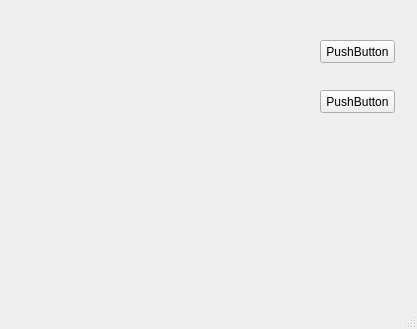
<?xml version="1.0" encoding="UTF-8"?>
<ui version="4.0">
 <class>MainWindow</class>
 <widget class="QMainWindow" name="MainWindow">
  <property name="geometry">
   <rect>
    <x>0</x>
    <y>0</y>
    <width>417</width>
    <height>329</height>
   </rect>
  </property>
  <property name="windowTitle">
   <string>MainWindow</string>
  </property>
  <widget class="QWidget" name="centralwidget">
   <widget class="QWidget" name="verticalLayoutWidget">
    <property name="geometry">
     <rect>
      <x>100</x>
      <y>30</y>
      <width>160</width>
      <height>80</height>
     </rect>
    </property>
    <layout class="QVBoxLayout" name="verticalLayout"/>
   </widget>
   <widget class="QPushButton" name="pushButton">
    <property name="geometry">
     <rect>
      <x>320</x>
      <y>40</y>
      <width>75</width>
      <height>23</height>
     </rect>
    </property>
    <property name="text">
     <string>PushButton</string>
    </property>
   </widget>
   <widget class="QPushButton" name="pushButton_2">
    <property name="geometry">
     <rect>
      <x>320</x>
      <y>90</y>
      <width>75</width>
      <height>23</height>
     </rect>
    </property>
    <property name="text">
     <string>PushButton</string>
    </property>
   </widget>
  </widget>
  <widget class="QMenuBar" name="menubar">
   <property name="geometry">
    <rect>
     <x>0</x>
     <y>0</y>
     <width>417</width>
     <height>22</height>
    </rect>
   </property>
  </widget>
  <widget class="QStatusBar" name="statusbar"/>
 </widget>
 <resources/>
 <connections/>
</ui>
